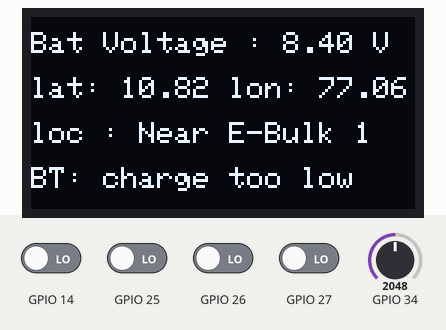
This sketch was run on a simulated ESP32. Parts: 128×64 one-colour display. The inputs (shaded band) are chosen by the test bench; at power-on: GPIO 14, GPIO 25–27 LOW, GPIO 34 = 2048. WiFi joins after 1.5 s; servers stay silent unless stated; uploads are accepted with an empty reply; what the sketch prints to the serial monitor is not drawn.

Above: at 3.7 s.
3.8 s: GPIO 34 set to 2141
At 5.7 s:
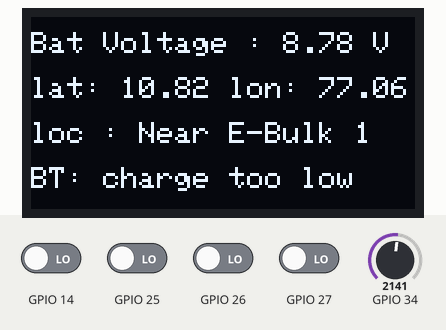
10.8 s: GPIO 34 set to 2264
At 14.1 s:
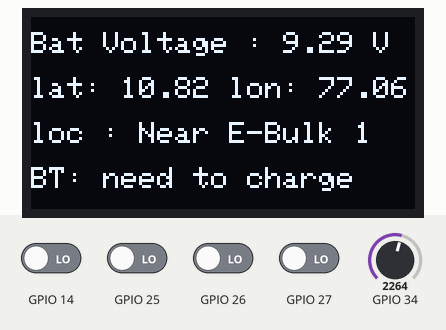
17.3 s: GPIO 25 driven HIGH
At 19.2 s:
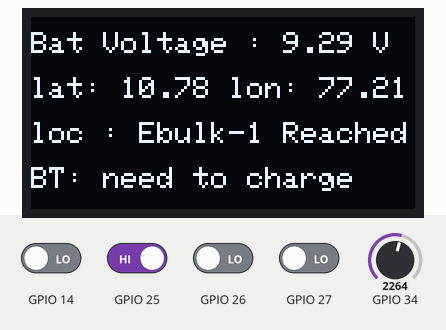
24.3 s: GPIO 34 set to 2047
At 27.6 s:
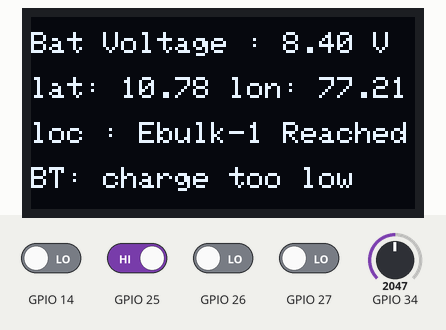
30.4 s: GPIO 34 set to 2866
At 37.2 s:
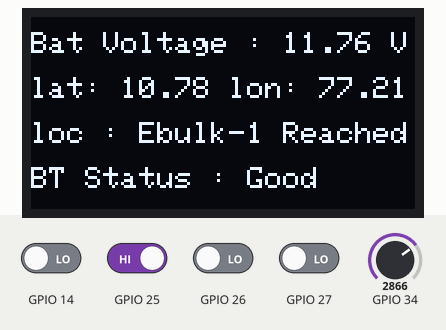
37.4 s: GPIO 14 driven HIGH
At 40.0 s:
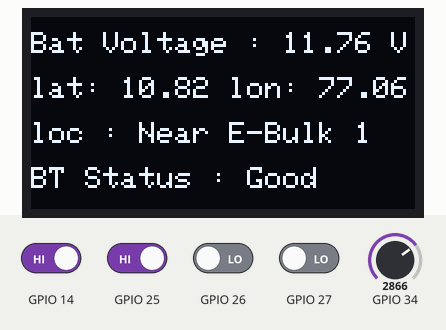
Timing chart, 0 to 41.5 s (numbered marks = the images above; inputs shaded):
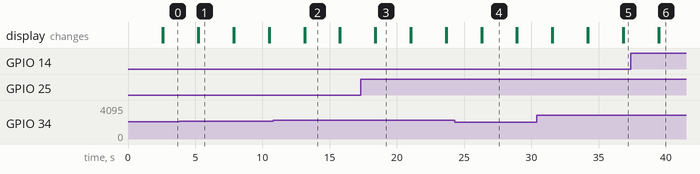

The sketch:

battery_ebulk.ino
```cpp
#include <WiFi.h>

const char* ssid     = "wifi007";
const char* password = "12345678";

const char* host = "iotproject2024.000webhostapp.com";
const char* streamId   = "....................";
const char* privateKey = "....................";
#include <Wire.h>
#include <Adafruit_SSD1306.h>
#include <Adafruit_GFX.h>

#define WIDTH 128 // OLED width (pixels)
#define HEIGHT 64 // OLED height (pixels)

#define ADDRESS 0x3C
float lat=0;
float lon=0;

int volt = A0;
float dc=0;
float dc1=0;
int loc=0;
//Creation of SSD1306 display object
Adafruit_SSD1306 display(WIDTH, HEIGHT, &Wire, -1);

void setup() {
   Serial.begin(9600);

   if(!display.begin(SSD1306_SWITCHCAPVCC, ADDRESS)) {
      Serial.println("SSD1306 initialization failed");
      while(1){}
   }
    Serial.println();
  Serial.println();
  Serial.print("Connecting to ");
  Serial.println(ssid);

  WiFi.begin(ssid, password);

  while (WiFi.status() != WL_CONNECTED) {
    delay(500);
    Serial.print(".");
  }

  Serial.println("");
  Serial.println("WiFi connected");
  Serial.println("IP address: ");
  Serial.println(WiFi.localIP());

//analogReadResolution(9);
//analogSetWidth(9);
   delay(1000);

pinMode(34,INPUT);
pinMode(25,INPUT);
pinMode(26,INPUT);
pinMode(27,INPUT);
}

void loop() {
read_voltage1();

lat=10.82;
lon=77.06;


if((digitalRead(25)))
  {
    loc=1;
 }

if((digitalRead(26)))
  {
    loc=2;
    }
if((digitalRead(27)))
  {
    loc=3;

    }
if((digitalRead(14)))
  {
    loc=0;

    }

if(loc==1)
{
    display.setCursor(0, 35);
   display.print("loc : Ebulk-1 Reached");
   display.display();

lat=10.78;
lon=77.21;

  }

else if(loc==2)
{
   display.setCursor(0, 35);
   display.print("loc : Ebulk-2 Reached");
   display.display();
   lat=10.52;
   lon=77.79;

  }
else if(loc==3)
{
  display.setCursor(0, 35);
   display.print("loc : Ebulk-3 Reached");
   display.display();
   lat=10.33;
   lon=77.52;
  }

else
{
  display.setCursor(0, 35);
   display.print("loc : Near E-Bulk 1 ");
   display.display();

  }

display.setCursor(0, 20);
display.print("lat: ");display.print(lat);
display.print(" lon: ");display.print(lon);
display.display();

    Serial.print("connecting to ");
  Serial.println(host);

  // Use WiFiClient class to create TCP connections
  WiFiClient client;
  const int httpPort = 80;
  if (!client.connect(host, httpPort)) {
    Serial.println("connection failed");
    return;
  }

  String url = "GET https://iotproject2024.000webhostapp.com/ebulk_iot/update.php?v="; // Getting info from my online database through my online website
  url+=dc;
  url+="&lat=";
  url+=lat;
  url+="&lon=";
  url+=lon;
  url+="&loc=";
  url+=loc;
  url+=" HTTP/1.1\r\nHost: iotproject2024.000webhostapp.com\r\n\r\n";
  url += "\r\n\r\n";
  Serial.print("Requesting URL: ");
  Serial.println(url);

  // This will send the request to the server
  client.print(url);
  unsigned long timeout = millis();
  while (client.available() == 0) {
    if (millis() - timeout > 5000) {
      Serial.println(">>> Client Timeout !");
      client.stop();
      return;
    }
  }

  // Read all the lines of the reply from server and print them to Serial
  while(client.available()){
    char a=client.read();
    Serial.print(a);
    if(a=='*')
    {
      a=client.read();
    Serial.print(a);
    if(a=='a')
    {
      a=client.read();
      Serial.print(a);
    if(a=='1')
    {
      }
      if(a=='0')
    {
      }

    }
      }
    //String line = client.readStringUntil('\r');
    //Serial.print(line);

    Serial.print(a);


    }
delay(2000);


  }

void read_voltage1()
{
  dc = analogRead(34);
  dc = (dc/2048)*12*0.70;
  display.clearDisplay();

   display.setTextColor(WHITE);
   display.setTextSize(1);
   display.setCursor(0, 5);
   display.print("Bat Voltage : ");
   display.print(dc);
   display.print(" V");
   display.display();

  if(dc>=11)
  {
    display.setCursor(0, 50);
   display.print("BT Status : Good");
   display.display();
    }
  else if((dc>=9)&&(dc<11))
  {
    display.setCursor(0, 50);
   display.print("BT: need to charge");
   display.display();
    }
    else if((dc<9))
  {
    display.setCursor(0, 50);
   display.print("BT: charge too low");
   display.display();
    }
  }
```

Measured:
- the behaviour switches between 2194 and 2195 on GPIO 34 (found by bisection; images 1 and 2)
- after the input at 3.8 s, the display: first changes after 1.4 s (image 1 shows a later state)
- after the input at 10.8 s, the display: first changes after 2.3 s (image 2 shows a later state)
- after the input at 17.3 s, the display: first differs from a run without the input after 1.1 s (image 3)
- after the input at 24.3 s, the display: first changes after 2.0 s (image 4 shows a later state)
- after the input at 30.4 s, the display: first changes after 1.1 s (image 5 shows a later state)
- after the input at 37.4 s, the display: first differs from a run without the input after 2.1 s (image 6)
